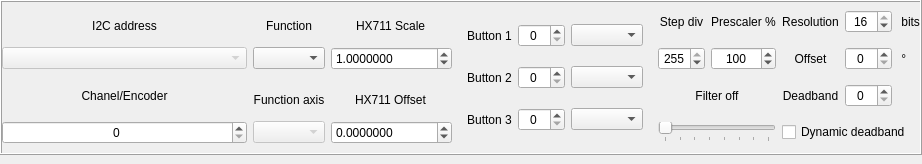
<?xml version="1.0" encoding="UTF-8"?>
<ui version="4.0">
 <class>AxesExtended</class>
 <widget class="QWidget" name="AxesExtended">
  <property name="geometry">
   <rect>
    <x>0</x>
    <y>0</y>
    <width>922</width>
    <height>164</height>
   </rect>
  </property>
  <property name="minimumSize">
   <size>
    <width>0</width>
    <height>115</height>
   </size>
  </property>
  <property name="maximumSize">
   <size>
    <width>16777215</width>
    <height>164</height>
   </size>
  </property>
  <property name="windowTitle">
   <string>Form</string>
  </property>
  <layout class="QVBoxLayout" name="verticalLayout" stretch="0">
   <property name="spacing">
    <number>6</number>
   </property>
   <property name="leftMargin">
    <number>0</number>
   </property>
   <property name="topMargin">
    <number>0</number>
   </property>
   <property name="rightMargin">
    <number>0</number>
   </property>
   <property name="bottomMargin">
    <number>9</number>
   </property>
   <item>
    <widget class="QFrame" name="frame">
     <property name="frameShape">
      <enum>QFrame::Shape::Box</enum>
     </property>
     <property name="frameShadow">
      <enum>QFrame::Shadow::Raised</enum>
     </property>
     <layout class="QGridLayout" name="layoutG_AxisExtend" columnstretch="1,0,0,0,0,0,0,0,0">
      <property name="leftMargin">
       <number>0</number>
      </property>
      <property name="topMargin">
       <number>0</number>
      </property>
      <property name="rightMargin">
       <number>0</number>
      </property>
      <property name="bottomMargin">
       <number>0</number>
      </property>
      <item row="0" column="8">
       <widget class="QLabel" name="text_bits">
        <property name="text">
         <string> bits</string>
        </property>
       </widget>
      </item>
      <item row="0" column="6">
       <widget class="QLabel" name="text_resolution">
        <property name="text">
         <string>Resolution</string>
        </property>
        <property name="alignment">
         <set>Qt::AlignmentFlag::AlignCenter</set>
        </property>
       </widget>
      </item>
      <item row="2" column="1">
       <widget class="QLabel" name="text_axisSource2">
        <property name="sizePolicy">
         <sizepolicy hsizetype="Preferred" vsizetype="Preferred">
          <horstretch>0</horstretch>
          <verstretch>0</verstretch>
         </sizepolicy>
        </property>
        <property name="text">
         <string>Function axis</string>
        </property>
        <property name="alignment">
         <set>Qt::AlignmentFlag::AlignBottom|Qt::AlignmentFlag::AlignHCenter</set>
        </property>
       </widget>
      </item>
      <item row="0" column="4">
       <widget class="QLabel" name="text_stepDiv">
        <property name="text">
         <string>Step div</string>
        </property>
        <property name="alignment">
         <set>Qt::AlignmentFlag::AlignCenter</set>
        </property>
       </widget>
      </item>
      <item row="0" column="0">
       <widget class="QLabel" name="text_i2cAddress">
        <property name="sizePolicy">
         <sizepolicy hsizetype="Preferred" vsizetype="Preferred">
          <horstretch>0</horstretch>
          <verstretch>0</verstretch>
         </sizepolicy>
        </property>
        <property name="text">
         <string>I2C address</string>
        </property>
        <property name="alignment">
         <set>Qt::AlignmentFlag::AlignBottom|Qt::AlignmentFlag::AlignHCenter</set>
        </property>
       </widget>
      </item>
      <item row="0" column="5">
       <widget class="QLabel" name="text_prescaler">
        <property name="text">
         <string>Prescaler %</string>
        </property>
        <property name="alignment">
         <set>Qt::AlignmentFlag::AlignCenter</set>
        </property>
       </widget>
      </item>
      <item row="3" column="6" colspan="3">
       <widget class="QCheckBox" name="checkBox_DynDeadband">
        <property name="text">
         <string>Dynamic deadband</string>
        </property>
       </widget>
      </item>
      <item row="1" column="8">
       <widget class="QLabel" name="text_angle">
        <property name="text">
         <string notr="true"> °</string>
        </property>
       </widget>
      </item>
      <item row="1" column="0">
       <widget class="CenteredCBox" name="comboBox_I2cAddress">
        <property name="enabled">
         <bool>false</bool>
        </property>
        <property name="styleSheet">
         <string notr="true"/>
        </property>
        <property name="currentText">
         <string/>
        </property>
       </widget>
      </item>
      <item row="1" column="5">
       <widget class="QSpinBox" name="spinBox_Prescaler">
        <property name="sizePolicy">
         <sizepolicy hsizetype="Minimum" vsizetype="Fixed">
          <horstretch>0</horstretch>
          <verstretch>0</verstretch>
         </sizepolicy>
        </property>
        <property name="alignment">
         <set>Qt::AlignmentFlag::AlignCenter</set>
        </property>
        <property name="correctionMode">
         <enum>QAbstractSpinBox::CorrectionMode::CorrectToNearestValue</enum>
        </property>
        <property name="maximum">
         <number>255</number>
        </property>
        <property name="value">
         <number>100</number>
        </property>
       </widget>
      </item>
      <item row="3" column="1">
       <widget class="CenteredCBox" name="comboBox_AxisSource2">
        <property name="enabled">
         <bool>false</bool>
        </property>
       </widget>
      </item>
      <item row="1" column="6">
       <widget class="QLabel" name="text_offset">
        <property name="text">
         <string>Offset</string>
        </property>
        <property name="alignment">
         <set>Qt::AlignmentFlag::AlignCenter</set>
        </property>
       </widget>
      </item>
      <item row="2" column="4" colspan="2">
       <widget class="QLabel" name="label_Filter">
        <property name="minimumSize">
         <size>
          <width>35</width>
          <height>0</height>
         </size>
        </property>
        <property name="text">
         <string>Filter off</string>
        </property>
        <property name="alignment">
         <set>Qt::AlignmentFlag::AlignCenter</set>
        </property>
       </widget>
      </item>
      <item row="1" column="2">
       <widget class="QDoubleSpinBox" name="doubleSpinBox_hxScale">
        <property name="decimals">
         <number>7</number>
        </property>
        <property name="minimum">
         <double>-9999900.000000000000000</double>
        </property>
        <property name="maximum">
         <double>9999900.000000000000000</double>
        </property>
        <property name="value">
         <double>1.000000000000000</double>
        </property>
       </widget>
      </item>
      <item row="2" column="6">
       <widget class="QLabel" name="text_deadband">
        <property name="text">
         <string>Deadband</string>
        </property>
        <property name="alignment">
         <set>Qt::AlignmentFlag::AlignCenter</set>
        </property>
       </widget>
      </item>
      <item row="3" column="4" colspan="2">
       <widget class="QSlider" name="sliderH_Filter">
        <property name="maximum">
         <number>7</number>
        </property>
        <property name="pageStep">
         <number>1</number>
        </property>
        <property name="orientation">
         <enum>Qt::Orientation::Horizontal</enum>
        </property>
        <property name="tickPosition">
         <enum>QSlider::TickPosition::TicksBelow</enum>
        </property>
       </widget>
      </item>
      <item row="2" column="0">
       <widget class="QLabel" name="text_chanelEncoder">
        <property name="text">
         <string>Chanel/Encoder</string>
        </property>
        <property name="alignment">
         <set>Qt::AlignmentFlag::AlignCenter</set>
        </property>
       </widget>
      </item>
      <item row="1" column="7">
       <widget class="QSpinBox" name="spinBox_Offset">
        <property name="alignment">
         <set>Qt::AlignmentFlag::AlignCenter</set>
        </property>
        <property name="correctionMode">
         <enum>QAbstractSpinBox::CorrectionMode::CorrectToNearestValue</enum>
        </property>
        <property name="maximum">
         <number>360</number>
        </property>
        <property name="singleStep">
         <number>15</number>
        </property>
       </widget>
      </item>
      <item row="0" column="1">
       <widget class="QLabel" name="text_function">
        <property name="sizePolicy">
         <sizepolicy hsizetype="Preferred" vsizetype="Preferred">
          <horstretch>0</horstretch>
          <verstretch>0</verstretch>
         </sizepolicy>
        </property>
        <property name="text">
         <string>Function</string>
        </property>
        <property name="alignment">
         <set>Qt::AlignmentFlag::AlignBottom|Qt::AlignmentFlag::AlignHCenter</set>
        </property>
       </widget>
      </item>
      <item row="1" column="4">
       <widget class="QSpinBox" name="spinBox_StepDiv">
        <property name="sizePolicy">
         <sizepolicy hsizetype="Minimum" vsizetype="Fixed">
          <horstretch>0</horstretch>
          <verstretch>0</verstretch>
         </sizepolicy>
        </property>
        <property name="alignment">
         <set>Qt::AlignmentFlag::AlignCenter</set>
        </property>
        <property name="correctionMode">
         <enum>QAbstractSpinBox::CorrectionMode::CorrectToNearestValue</enum>
        </property>
        <property name="maximum">
         <number>255</number>
        </property>
        <property name="value">
         <number>255</number>
        </property>
       </widget>
      </item>
      <item row="0" column="3" rowspan="4">
       <widget class="QFrame" name="frame_10">
        <property name="frameShape">
         <enum>QFrame::Shape::NoFrame</enum>
        </property>
        <property name="frameShadow">
         <enum>QFrame::Shadow::Raised</enum>
        </property>
        <layout class="QGridLayout" name="gridLayout" columnstretch="1,0,0">
         <property name="leftMargin">
          <number>9</number>
         </property>
         <property name="topMargin">
          <number>1</number>
         </property>
         <property name="rightMargin">
          <number>9</number>
         </property>
         <property name="bottomMargin">
          <number>0</number>
         </property>
         <item row="1" column="1">
          <widget class="QSpinBox" name="spinBox_Button2">
           <property name="sizePolicy">
            <sizepolicy hsizetype="Fixed" vsizetype="Fixed">
             <horstretch>0</horstretch>
             <verstretch>0</verstretch>
            </sizepolicy>
           </property>
           <property name="alignment">
            <set>Qt::AlignmentFlag::AlignCenter</set>
           </property>
           <property name="correctionMode">
            <enum>QAbstractSpinBox::CorrectionMode::CorrectToNearestValue</enum>
           </property>
           <property name="maximum">
            <number>128</number>
           </property>
          </widget>
         </item>
         <item row="2" column="2">
          <widget class="CenteredCBox" name="comboBox_Button3"/>
         </item>
         <item row="0" column="2">
          <widget class="CenteredCBox" name="comboBox_Button1">
           <property name="currentIndex">
            <number>-1</number>
           </property>
          </widget>
         </item>
         <item row="1" column="0">
          <widget class="QLabel" name="text_button2">
           <property name="text">
            <string>Button 2</string>
           </property>
           <property name="alignment">
            <set>Qt::AlignmentFlag::AlignCenter</set>
           </property>
          </widget>
         </item>
         <item row="2" column="0">
          <widget class="QLabel" name="text_button3">
           <property name="text">
            <string>Button 3</string>
           </property>
           <property name="alignment">
            <set>Qt::AlignmentFlag::AlignCenter</set>
           </property>
          </widget>
         </item>
         <item row="2" column="1">
          <widget class="QSpinBox" name="spinBox_Button3">
           <property name="sizePolicy">
            <sizepolicy hsizetype="Fixed" vsizetype="Fixed">
             <horstretch>0</horstretch>
             <verstretch>0</verstretch>
            </sizepolicy>
           </property>
           <property name="alignment">
            <set>Qt::AlignmentFlag::AlignCenter</set>
           </property>
           <property name="correctionMode">
            <enum>QAbstractSpinBox::CorrectionMode::CorrectToNearestValue</enum>
           </property>
           <property name="maximum">
            <number>128</number>
           </property>
          </widget>
         </item>
         <item row="0" column="1">
          <widget class="QSpinBox" name="spinBox_Button1">
           <property name="sizePolicy">
            <sizepolicy hsizetype="Fixed" vsizetype="Fixed">
             <horstretch>0</horstretch>
             <verstretch>0</verstretch>
            </sizepolicy>
           </property>
           <property name="alignment">
            <set>Qt::AlignmentFlag::AlignCenter</set>
           </property>
           <property name="correctionMode">
            <enum>QAbstractSpinBox::CorrectionMode::CorrectToNearestValue</enum>
           </property>
           <property name="maximum">
            <number>128</number>
           </property>
          </widget>
         </item>
         <item row="1" column="2">
          <widget class="CenteredCBox" name="comboBox_Button2"/>
         </item>
         <item row="0" column="0">
          <widget class="QLabel" name="text_button1">
           <property name="text">
            <string>Button 1</string>
           </property>
           <property name="alignment">
            <set>Qt::AlignmentFlag::AlignCenter</set>
           </property>
          </widget>
         </item>
        </layout>
       </widget>
      </item>
      <item row="0" column="7">
       <widget class="QSpinBox" name="spinBox_Resolution">
        <property name="alignment">
         <set>Qt::AlignmentFlag::AlignCenter</set>
        </property>
        <property name="correctionMode">
         <enum>QAbstractSpinBox::CorrectionMode::CorrectToNearestValue</enum>
        </property>
        <property name="minimum">
         <number>1</number>
        </property>
        <property name="maximum">
         <number>16</number>
        </property>
        <property name="value">
         <number>16</number>
        </property>
       </widget>
      </item>
      <item row="2" column="7">
       <widget class="QSpinBox" name="spinBox_Deadband">
        <property name="alignment">
         <set>Qt::AlignmentFlag::AlignCenter</set>
        </property>
        <property name="correctionMode">
         <enum>QAbstractSpinBox::CorrectionMode::CorrectToNearestValue</enum>
        </property>
        <property name="maximum">
         <number>127</number>
        </property>
       </widget>
      </item>
      <item row="3" column="0">
       <widget class="QSpinBox" name="spinBox_ChanelEncoder">
        <property name="sizePolicy">
         <sizepolicy hsizetype="Minimum" vsizetype="Fixed">
          <horstretch>0</horstretch>
          <verstretch>0</verstretch>
         </sizepolicy>
        </property>
        <property name="alignment">
         <set>Qt::AlignmentFlag::AlignCenter</set>
        </property>
        <property name="correctionMode">
         <enum>QAbstractSpinBox::CorrectionMode::CorrectToNearestValue</enum>
        </property>
        <property name="maximum">
         <number>15</number>
        </property>
       </widget>
      </item>
      <item row="3" column="2">
       <widget class="QDoubleSpinBox" name="doubleSpinBox_hxOffset">
        <property name="decimals">
         <number>7</number>
        </property>
        <property name="minimum">
         <double>-9999900.000000000000000</double>
        </property>
        <property name="maximum">
         <double>9999900.000000000000000</double>
        </property>
        <property name="value">
         <double>0.000000000000000</double>
        </property>
       </widget>
      </item>
      <item row="1" column="1">
       <widget class="CenteredCBox" name="comboBox_Function"/>
      </item>
      <item row="0" column="2" alignment="Qt::AlignmentFlag::AlignHCenter|Qt::AlignmentFlag::AlignBottom">
       <widget class="QLabel" name="label">
        <property name="text">
         <string>HX711 Scale</string>
        </property>
       </widget>
      </item>
      <item row="2" column="2" alignment="Qt::AlignmentFlag::AlignHCenter|Qt::AlignmentFlag::AlignBottom">
       <widget class="QLabel" name="label_2">
        <property name="text">
         <string>HX711 Offset</string>
        </property>
       </widget>
      </item>
     </layout>
    </widget>
   </item>
  </layout>
 </widget>
 <customwidgets>
  <customwidget>
   <class>CenteredCBox</class>
   <extends>QComboBox</extends>
   <header>centered_cbox.h</header>
  </customwidget>
 </customwidgets>
 <resources/>
 <connections/>
</ui>
